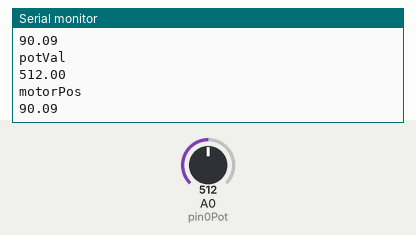
This sketch was run on a simulated Arduino Uno, built with avr-gcc and run on an emulated ATmega328P. Parts: the last lines printed to the serial monitor. The test bench sets the inputs (shaded band); at power-on: A0 (pin0Pot) = 512.

Above: at 1.3 s.
1.4 s: A0 (pin0Pot) set to 716
At 1.82 s:
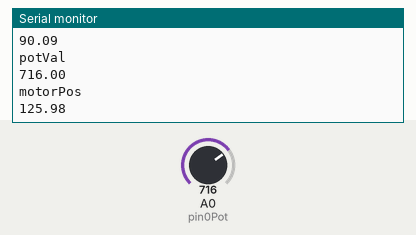
2.9 s: A0 (pin0Pot) set to 900
At 3.33 s:
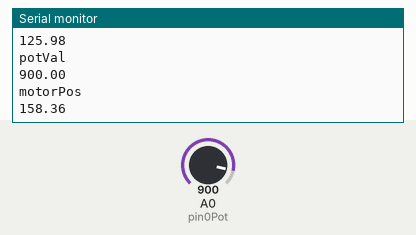
Timing chart, 0 to 5.9 s (numbered marks = the images above; inputs shaded):
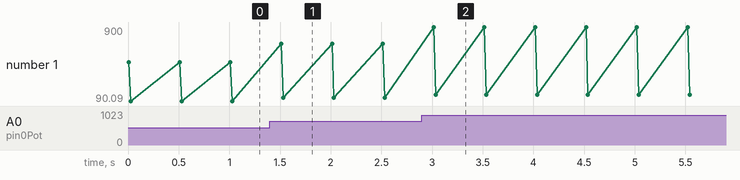

The sketch:

potentiometer.ino
```cpp
int pin0Pot = A0; // Base potentiometer pin
int pin1Pot = A1; // Shoulder potentiometer pin
int pin2Pot = A2; // Elbow potentiometer pin

float pot0Val; // Base potentiometer value
float pot1Val; // Shoulder potentiometer value
float pot2Val; // Elbow potentiometer value

void setup() {
  Serial.begin(9600); // initialize serial communication at 9600 bits/sec
}

void loop() {

  pot0Val = analogRead(pin0Pot); // read the input on analog pin 0
  float motorPos = knobToAngle(pot0Val);


  Serial.println("potVal"); // print the read value
  Serial.println(pot0Val); // print the read value

  Serial.println("motorPos"); // print the read value
  Serial.println(motorPos); // print the read value

  delay(500);

}

// convert potentiometer value to motor angle
float knobToAngle(float potVal) {
  float motorAngle = (180./1023.)*potVal;
  return motorAngle;
}
```

Measured:
- after the input at 1.4 s, the serial monitor: prints a new line after 0.11 s (image 1)
- after the input at 2.9 s, the serial monitor: prints a new line after 0.12 s (image 2)
- plotted number 1: 90.09 → 125.98 after the input at 1.4 s, 125.98 → 158.36 after the input at 2.9 s
